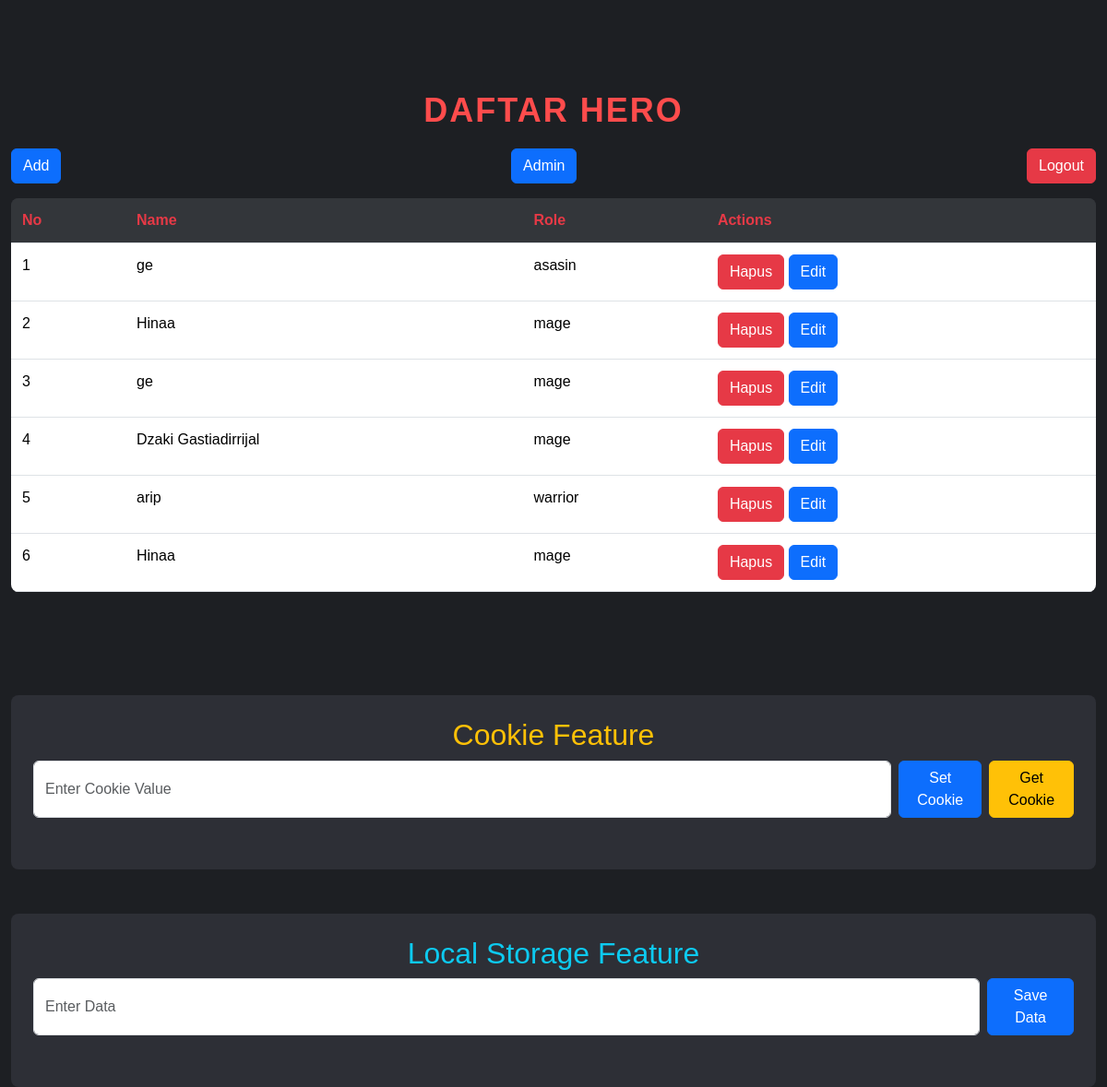
Screenshot of /heroes (signed in) with the database file from the repository.
### tables this page shows
CREATE TABLE `heroes` (
  `id` int(11) NOT NULL,
  `name` varchar(255) NOT NULL,
  `role` varchar(255) NOT NULL,
  `image` varchar(255) DEFAULT 'default_hero.jpg',
  `created_at` timestamp NOT NULL DEFAULT current_timestamp(),
  `updated_at` timestamp NOT NULL DEFAULT current_timestamp() ON UPDATE current_timestamp(),
  `browser` varchar(255) DEFAULT NULL,
  `ip_address` varchar(255) DEFAULT NULL
);

### src/controllers/HeroController.php (called while the page is built, shortened)
<?php
require_once __DIR__ . '/../models/Hero.php';
class HeroController {
    public function index() {
        $heroes = Hero::getAllHeroes();
        include __DIR__ . '/../views/hero_list.php';
    }
}

### src/models/Hero.php (called while the page is built, shortened)
<?php
class Hero  extends DbConnection{
    public function __construct($id = null, $name = null, $role = null, $image = 'default_hero.jpg', $browser = null, $ipAddress = null) {
        $this->id = $id;
        $this->name = $name;
        $this->role = $role;
    }
    public static function getAllHeroes() {
        $conn = DbConnection::getConnection();
        $sql = "SELECT * FROM heroes";
        $result = $conn->query($sql);
        $heroes = [];
        if ($result->num_rows > 0) {
            while ($row = $result->fetch_assoc()) {
                $heroes[] = new Hero($row['id'], $row['name'], $row['role'], $row['image'], $row['browser'], $row['ip_address']);
            }
        }
        return $heroes;
    }
}
?>

### src/views/hero_list.php (the view, shortened to what this page needs)
<!DOCTYPE html>
<html lang="en">
<head>
    <link href="https://cdn.jsdelivr.net/npm/bootstrap@5.3.3/dist/css/bootstrap.min.css" rel="stylesheet">
</head>
<body>
    <div class="container d-flex flex-column align-items-center justify-content-center mt-5">
            <h1 class="title">Daftar Hero</h1>
            <div class="d-flex justify-content-between w-100 mb-3">
                <button class="btn btn-primary" onclick="openAddModal()">Add</button>
                <a href="/UAS_IF/user" class="btn btn-primary">Admin</a>
                <a href="/UAS_IF/logout" class="btn btn-danger">Logout</a>
            </div>
            <table class="table">
                <thead>
                    <tr>
                        <th>No</th>
                        <th>Name</th>
                        <th>Role</th>
                        <th>Actions</th>
                    </tr>
                </thead>
                <tbody>
                    <?php $no = 1;  ?>
                    <?php foreach ($heroes as $hero): ?>
                        <tr>
                            <td><?php echo $no++; ?></td>
                            <td><?php echo $hero->name; ?></td>
                            <td><?php echo $hero->role; ?></td>
                            <td>
                                <a href="/UAS_IF/heroes/delete/<?php echo $hero->id; ?>" class="btn btn-danger">Hapus</a>
                                <button class="btn btn-primary" onclick="openEditModal(<?php echo $hero->id; ?>, '<?php echo $hero->name; ?>', '<?php echo $hero->role; ?>')">Edit</button>
                            </td>
                        </tr>
                    <?php endforeach; ?>
                </tbody>
            </table>
        </div>
    <div class="container d-flex flex-column align-items-center justify-content-center mt-5">
        <div class="container mt-5 p-4" style="background-color: #2d2f36; border-radius: 8px;">
            <h2 class="text-center text-warning">Cookie Feature</h2>
            <div class="d-flex flex-column align-items-center">
                <div class="d-flex w-100 mb-3">
                    <input type="text" id="cookieInput" class="form-control me-2" placeholder="Enter Cookie Value" />
                    <button class="btn btn-primary me-2" onclick="setCookie()">Set Cookie</button>
                    <button class="btn btn-warning" onclick="getCookie()">Get Cookie</button>
                </div>
            </div>
        </div>
        <div class="container mt-5 p-4" style="background-color: #2d2f36; border-radius: 8px;">
            <h2 class="text-center text-info">Local Storage Feature</h2>
            <div class="d-flex flex-column align-items-center">
                <div class="d-flex w-100 mb-3">
                    <input type="text" id="storageInput" class="form-control me-2" placeholder="Enter Data" />
                    <button class="btn btn-primary" onclick="saveToLocalStorage()">Save Data</button>
                </div>
            </div>
        </div>
    </div>
</body>
</html>

### index.php (shortened to what this page needs)
<?php
require_once 'src/controllers/HeroController.php';
function handleRequest() {
    $requestUri = $_SERVER['REQUEST_URI'];
    switch ($requestUri) {
        case '/UAS_IF/heroes':
            $heroController = new HeroController();
            $heroController->index();
            break;
    }
}
handleRequest();
?>

### src/views/hero_list.php (style rules this page uses)
body { background-color: #1d1f23; color: #e1e1e1; font-family: 'Arial', sans-serif; }
.title { font-family: 'Arial', sans-serif; font-size: 36px; font-weight: bold; color: #ff4c4c; text-align: center; margin-top: 50px; text-transform: uppercase; letter-spacing: 2px; }
h1 { color: #e63946; font-size: 36px; margin-bottom: 20px; }
h2 { color: #e63946; }
.table { background-color: #2d2f36; color: #e1e1e1; border-radius: 8px; overflow: hidden; }
.table th, .table td { padding: 12px; text-align: left; }
.table th { background-color: #33363a; color: #e63946; }
.table tbody tr { background-color: #2a2c32; }
.btn-danger { background-color: #e63946; border-color: #e63946; }
.container { max-width: 1200px; margin-top: 50px; }

### rows the page displays
heroes: name "ge", role "asasin"
heroes: name "Hinaa", role "mage"
heroes: name "ge", role "mage"
heroes: name "Dzaki Gastiadirrijal", role "mage"
heroes: name "arip", role "warrior"
heroes: name "Hinaa", role "mage"
